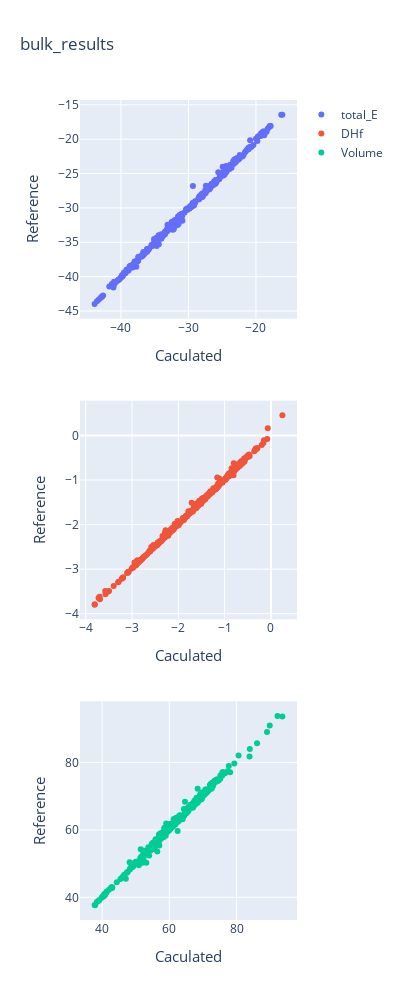

The notebook cell saved with this chart:
### Code cell
fig = make_subplots(rows = 3, cols = 1)

fig.add_trace(go.Scatter(x = df_bulk['total_E'], y = df_bulk['total_E_ref'], name = 'total_E', mode = 'markers',
                        text = df_bulk['formula']),
             row = 1, col = 1)
fig.update_xaxes(title_text = 'Caculated', titlefont = dict(size = 15))
fig.update_yaxes(title_text = 'Reference', titlefont = dict(size = 15))

fig.add_trace(go.Scatter(x = df_bulk['DHf'], y = df_bulk['DHf_ref'], name = 'DHf', mode = 'markers', text = df_bulk['formula']),
             row = 2, col = 1)
fig.add_trace(go.Scatter(x = df_bulk['Volume'], y = df_bulk['Volume_ref'], name = 'Volume', mode = 'markers', text = df_bulk['formula']),
             row = 3, col = 1)
go.Scatter
fig.update_layout(height = 1000, width = 400, title_text = 'bulk_results')
fig.show()
# py.iplot(fig, filename = 'bulk_results')

### Figure 1 — Plotly figure (JSON) as saved in the notebook; plotly's stock layout.template omitted (floating-point values rounded to 4 significant figures; data arrays with more than 128 entries replaced by an {"elided": "..."} marker saying what was removed)
{"data": [{"mode": "markers", "name": "total_E", "text": {"elided": "347 str values"}, "type": "scatter", "x": {"elided": "347 float values"}, "xaxis": "x", "y": {"elided": "347 float values"}, "yaxis": "y"}, {"mode": "markers", "name": "DHf", "text": {"elided": "347 str values"}, "type": "scatter", "x": {"elided": "347 float values"}, "xaxis": "x2", "y": {"elided": "347 float values"}, "yaxis": "y2"}, {"mode": "markers", "name": "Volume", "text": {"elided": "347 str values"}, "type": "scatter", "x": {"elided": "347 float values"}, "xaxis": "x3", "y": {"elided": "347 float values"}, "yaxis": "y3"}], "layout": {"height": 1000, "title": {"text": "bulk_results"}, "width": 400, "xaxis": {"anchor": "y", "domain": [0, 1], "title": {"font": {"size": 15}, "text": "Caculated"}}, "xaxis2": {"anchor": "y2", "domain": [0, 1], "title": {"font": {"size": 15}, "text": "Caculated"}}, "xaxis3": {"anchor": "y3", "domain": [0, 1], "title": {"font": {"size": 15}, "text": "Caculated"}}, "yaxis": {"anchor": "x", "domain": [0.7333, 1], "title": {"font": {"size": 15}, "text": "Reference"}}, "yaxis2": {"anchor": "x2", "domain": [0.3667, 0.6333], "title": {"font": {"size": 15}, "text": "Reference"}}, "yaxis3": {"anchor": "x3", "domain": [0, 0.2667], "title": {"font": {"size": 15}, "text": "Reference"}}}}
